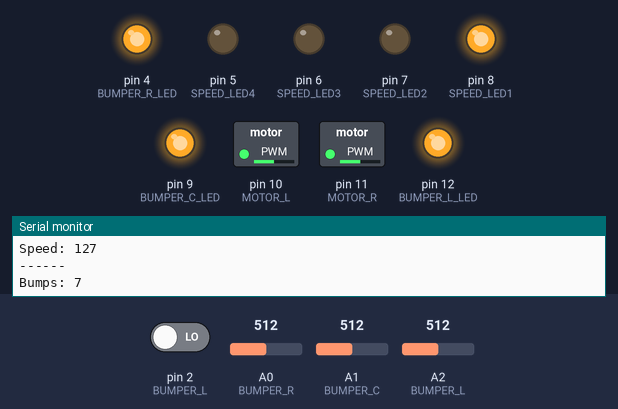
Bench run of a sketch on a simulated Arduino Uno, built with avr-gcc and run on an emulated ATmega328P. On the bench: switched loads named in the sketch (green lamp = pin HIGH), output pins drawn as LEDs (lit = HIGH), the last lines printed to the serial monitor. Dashed ring = blinking. The test bench sets the inputs (shaded band); at power-on: A0 (BUMPER_R) = 512, A1 (BUMPER_C) = 512, A2 (BUMPER_L) = 512, pin 2 (BUMPER_L) LOW. Random numbers use the default seed unless the sketch sets one.

Above: at 1.8 s.
1.9 s: A0 (BUMPER_R) set to 110
At 4.0 s:
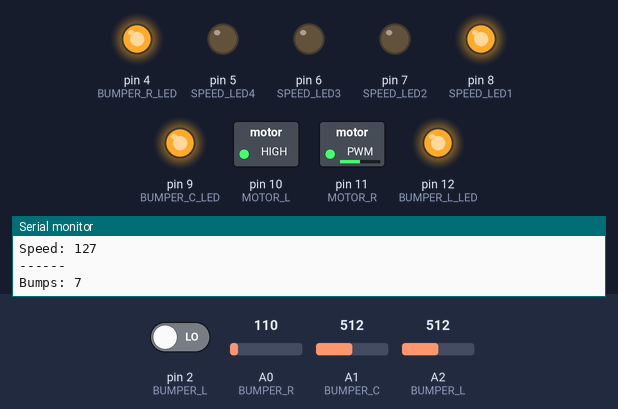
5.8 s: A0 (BUMPER_R) set to 91
At 7.2 s:
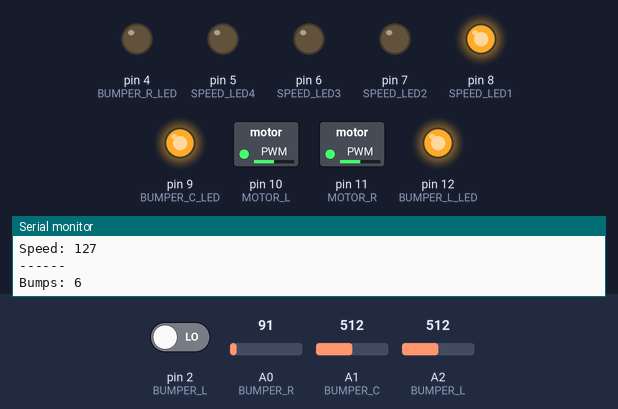
9.3 s: A1 (BUMPER_C) set to 111
12.8 s: A1 (BUMPER_C) set to 92
At 13.3 s:
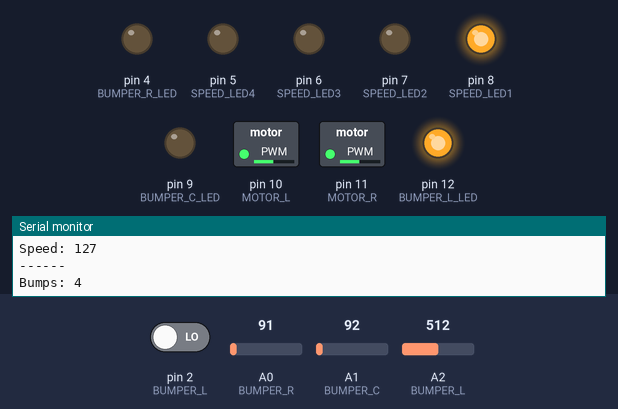
16.3 s: A2 (BUMPER_L) set to 106
19.8 s: A2 (BUMPER_L) set to 94
At 21.4 s:
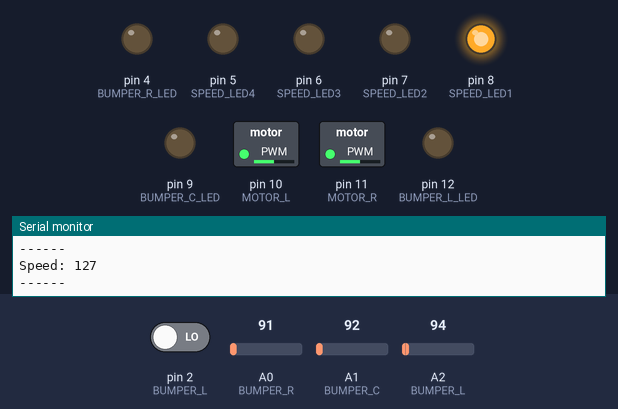
Timing chart, 0 to 22.5 s (numbered marks = the images above; inputs shaded):
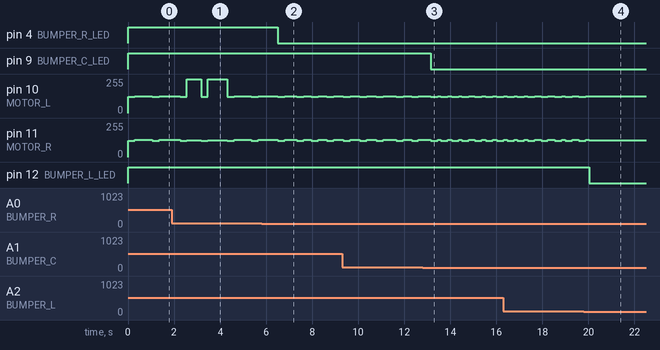

The sketch:

kobuki_arduino.ino
```cpp
#define BUMPER_L_LED  12 // the pin for the left bumper LED
#define BUMPER_C_LED  9  // the pin for the centre bumper LED
#define BUMPER_R_LED  4  // the pin for the right bumper LED
#define SPEED_LED1    8  // the pin for the LED
#define SPEED_LED2    7  // the pin for the LED
#define SPEED_LED3    6  // the pin for the LED
#define SPEED_LED4    5  // the pin for the LED
#define BUMPER_R      0
#define BUMPER_C      1
#define BUMPER_L      2
#define MOTOR_L       10 // the pin for the left motor power
#define MOTOR_R       11 // the pin for the right motor power

int speed_change_dir = 0;
int max_speed = 255;
int min_speed = 0;
int zero_speed = 127;
int speed_step = 5; // how much the speed in/decrease per each button press
int current_speed = zero_speed;

void setup()
{
  pinMode(BUMPER_L_LED, OUTPUT); // tell Arduino LED is an output
  pinMode(BUMPER_C_LED, OUTPUT); // tell Arduino LED is an output
  pinMode(BUMPER_R_LED, OUTPUT); // tell Arduino LED is an output
  pinMode(SPEED_LED1, OUTPUT); // tell Arduino LED is an output
  pinMode(SPEED_LED2, OUTPUT); // tell Arduino LED is an output
  pinMode(SPEED_LED3, OUTPUT); // tell Arduino LED is an output
  pinMode(SPEED_LED4, OUTPUT); // tell Arduino LED is an output
  pinMode(BUMPER_R, INPUT);
  pinMode(BUMPER_C, INPUT);
  pinMode(BUMPER_L, INPUT);
  pinMode(MOTOR_L, OUTPUT); // tell Arduino LED is an output
  pinMode(MOTOR_R, OUTPUT); // tell Arduino LED is an output
  attachInterrupt(0, change_speed, FALLING);
  Serial.begin(9600);
  speed_change_dir = 1;
  randomSeed(analogRead(5));
  digitalWrite(SPEED_LED1, HIGH); // always on
}

int check_bumpers()
{
  int bumps = 0;
  if(analogRead(BUMPER_R) > 100)
  {
    digitalWrite(BUMPER_R_LED, HIGH);
    bumps = bumps + 1;
  }
  else
  {
    digitalWrite(BUMPER_R_LED, LOW);
  }
  if(analogRead(BUMPER_C) > 100)
  {
    digitalWrite(BUMPER_C_LED, HIGH);
    bumps = bumps + 2;
  }
  else
  {
    digitalWrite(BUMPER_C_LED, LOW);
  }
  if(analogRead(BUMPER_L) > 100)
  {
    digitalWrite(BUMPER_L_LED, HIGH);
    bumps = bumps + 4;
  }
  else
  {
    digitalWrite(BUMPER_L_LED, LOW);
  }
  return bumps;
}

/**
 * speed: 0 ... 127 ... 255 = full speed backward ... stop ... full speed forward
 */
void change_speed()
{
  if (current_speed <= (max_speed - speed_step))
  {
    current_speed = current_speed + speed_step;
  }
  else
  {
    current_speed = zero_speed;
  }
  digitalWrite(SPEED_LED1, HIGH); // always on
  if (current_speed >= (zero_speed + speed_step))
  {
    digitalWrite(SPEED_LED2, HIGH);
  }
  else
  {
    digitalWrite(SPEED_LED2, LOW);
  }
  if (current_speed >= (zero_speed + 2 * speed_step))
  {
    digitalWrite(SPEED_LED3, HIGH);
  }
  else
  {
    digitalWrite(SPEED_LED3, LOW);
  }
  if (current_speed >= (max_speed - speed_step))
  {
    digitalWrite(SPEED_LED4, HIGH);
  }
  else
  {
    digitalWrite(SPEED_LED4, LOW);
  }
}

void loop()
{
  Serial.println("------");
  int bumps = 0;
  bumps = check_bumpers();
  if (bumps > 0)
  {
    Serial.print("Bumps: ");
    Serial.println(bumps);
    // first go backwards a bit
    analogWrite(MOTOR_L, (zero_speed - speed_step));
    analogWrite(MOTOR_R, (zero_speed - speed_step));
    delay(300);
    // then turn
    switch (bumps)
    {
      case 1: // bumper right hit -> turn left a bit
        analogWrite(MOTOR_L, -current_speed);
        analogWrite(MOTOR_R, current_speed);
        delay(random(100, 300));
        break;
      case 2: // bumper middle hit -> turn left or right a bit
        if (random(-1,2) < 0)
        {
          analogWrite(MOTOR_L, -current_speed);
          analogWrite(MOTOR_R, current_speed);
        }
        else
        {
        analogWrite(MOTOR_L, current_speed);
        analogWrite(MOTOR_R, -current_speed);
        }
        delay(random(100, 300));
        break;
      case 3: // bumper right & middle hit -> turn left a bit more
        analogWrite(MOTOR_L, -current_speed);
        analogWrite(MOTOR_R, current_speed);
        delay(random(300, 600));
        break;
      case 4: // bumper left hit -> turn right a bit
        analogWrite(MOTOR_L, current_speed);
        analogWrite(MOTOR_R, -current_speed);
        delay(random(100, 300));
        break;
      case 5: // bumper left & right hit -> turn left or right a lot
        if (random(-1,2) < 0)
        {
          analogWrite(MOTOR_L, -current_speed);
          analogWrite(MOTOR_R, current_speed);
        }
        else
        {
        analogWrite(MOTOR_L, current_speed);
        analogWrite(MOTOR_R, -current_speed);
        }
        delay(random(600, 900));
        break;
      case 6: // bumper left & middle hit -> turn right a bit more
        analogWrite(MOTOR_L, current_speed);
        analogWrite(MOTOR_R, -current_speed);
        delay(random(300, 600));
        break;
      case 7: // all bumpers hit -> turn left or right a lot
        if (random(-1,2) < 0)
        {
          analogWrite(MOTOR_L, -current_speed);
          analogWrite(MOTOR_R, current_speed);
        }
        else
        {
        analogWrite(MOTOR_L, current_speed);
        analogWrite(MOTOR_R, -current_speed);
        }
        delay(random(600, 900));
        break;
    }
  }
  else
  {
    analogWrite(MOTOR_L, current_speed);
    analogWrite(MOTOR_R, current_speed);
  }
  Serial.print("Speed: ");
  Serial.println(current_speed);
  delay(10);
}
```

Measured:
- the behaviour switches between 101 and 100 on A0 (BUMPER_R) (found by bisection; images 1 and 2)
- the behaviour switches between 101 and 100 on A1 (BUMPER_C) (found by bisection; images 2 and 3)
- the behaviour switches between 101 and 100 on A2 (BUMPER_L) (found by bisection; images 3 and 4)
- after the input at 5.8 s, pin 4 (BUMPER_R_LED): HIGH → LOW after 0.70 s
- after the input at 12.8 s, pin 9 (BUMPER_C_LED): HIGH → LOW after 0.35 s
- after the input at 19.8 s, pin 12 (BUMPER_L_LED): HIGH → LOW after 0.24 s
